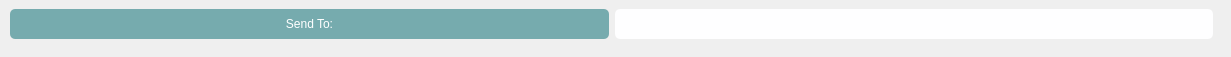
      <widget class="QWidget" name="messenger_header_buttons">
       <widget class="QFrame" name="message_button_frame">
        <property name="geometry">
         <rect>
          <x>1</x>
          <y>0</y>
          <width>1221</width>
          <height>48</height>
         </rect>
        </property>
        <property name="sizePolicy">
         <sizepolicy hsizetype="Expanding" vsizetype="Minimum">
          <horstretch>0</horstretch>
          <verstretch>0</verstretch>
         </sizepolicy>
        </property>
        <property name="frameShape">
         <enum>QFrame::NoFrame</enum>
        </property>
        <property name="frameShadow">
         <enum>QFrame::Raised</enum>
        </property>
        <layout class="QHBoxLayout" name="horizontalLayout_3">
         <item>
          <widget class="QPushButton" name="message_cust_find_button">
           <property name="sizePolicy">
            <sizepolicy hsizetype="Minimum" vsizetype="Minimum">
             <horstretch>0</horstretch>
             <verstretch>0</verstretch>
            </sizepolicy>
           </property>
           <property name="cursor">
            <cursorShape>OpenHandCursor</cursorShape>
           </property>
           <property name="layoutDirection">
            <enum>Qt::LeftToRight</enum>
           </property>
           <property name="styleSheet">
            <string notr="true">QPushButton {
	border-radius: 5px;
	color: #fff;
	background-color: #76ABAE;
}

QPushButton:hover {
	background-color: #828786;
	color: #fff;
	border-radius: 10px;
}</string>
           </property>
           <property name="text">
            <string>Send To:</string>
           </property>
           <property name="icon">
            <iconset resource="openauto_resources.qrc">
             <normaloff>:/resources/Icons/comment-alt.png</normaloff>:/resources/Icons/comment-alt.png</iconset>
           </property>
           <property name="iconSize">
            <size>
             <width>30</width>
             <height>30</height>
            </size>
           </property>
           <property name="flat">
            <bool>true</bool>
           </property>
          </widget>
         </item>
         <item>
          <widget class="QLabel" name="message_recepient_label">
           <property name="styleSheet">
            <string notr="true">border-radius: 5px;
background-color: #fefeff;</string>
           </property>
           <property name="text">
            <string/>
           </property>
          </widget>
         </item>
        </layout>
       </widget>
      </widget>
